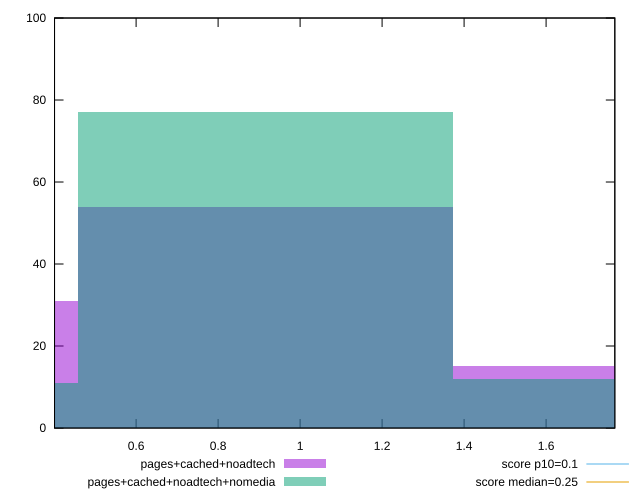

Source code (gnuplot):
reset

$pagesCachedNoadtech <<EOF
0.9158416496929035 54
1.831683299385807 15
0 31
EOF

$pagesCachedNoadtechNomedia <<EOF
0.9158416496929035 77
1.831683299385807 12
0 11
EOF

set key outside below
set boxwidth 0.9158416496929035
set xrange [0.40105458641052244:1.7676270548502604]
set yrange [0:100]
set trange [0:100]
set style fill transparent solid 0.5 noborder

set parametric
set terminal svg size 640, 500 enhanced background rgb 'white'
set output "report_00017_2021-02-10T15-08-03.406Z/cumulative-layout-shift/comparison/histogram/2_vs_3.svg"

plot $pagesCachedNoadtech title "pages+cached+noadtech" with boxes, \
     $pagesCachedNoadtechNomedia title "pages+cached+noadtech+nomedia" with boxes, \
     0.1,t title "score p10=0.1", \
     0.25,t title "score median=0.25"

reset
